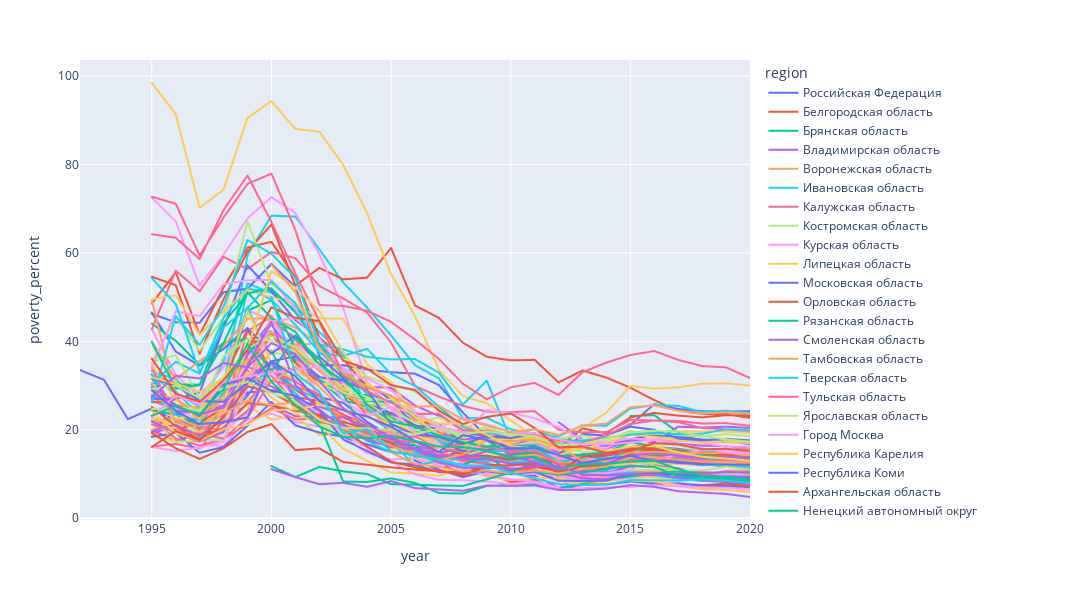

Notebook cell for this chart:
### Code cell
px.line(vis,
        x='year',
        y='poverty_percent',
        color='region',
        width=1200,
        height=600)
